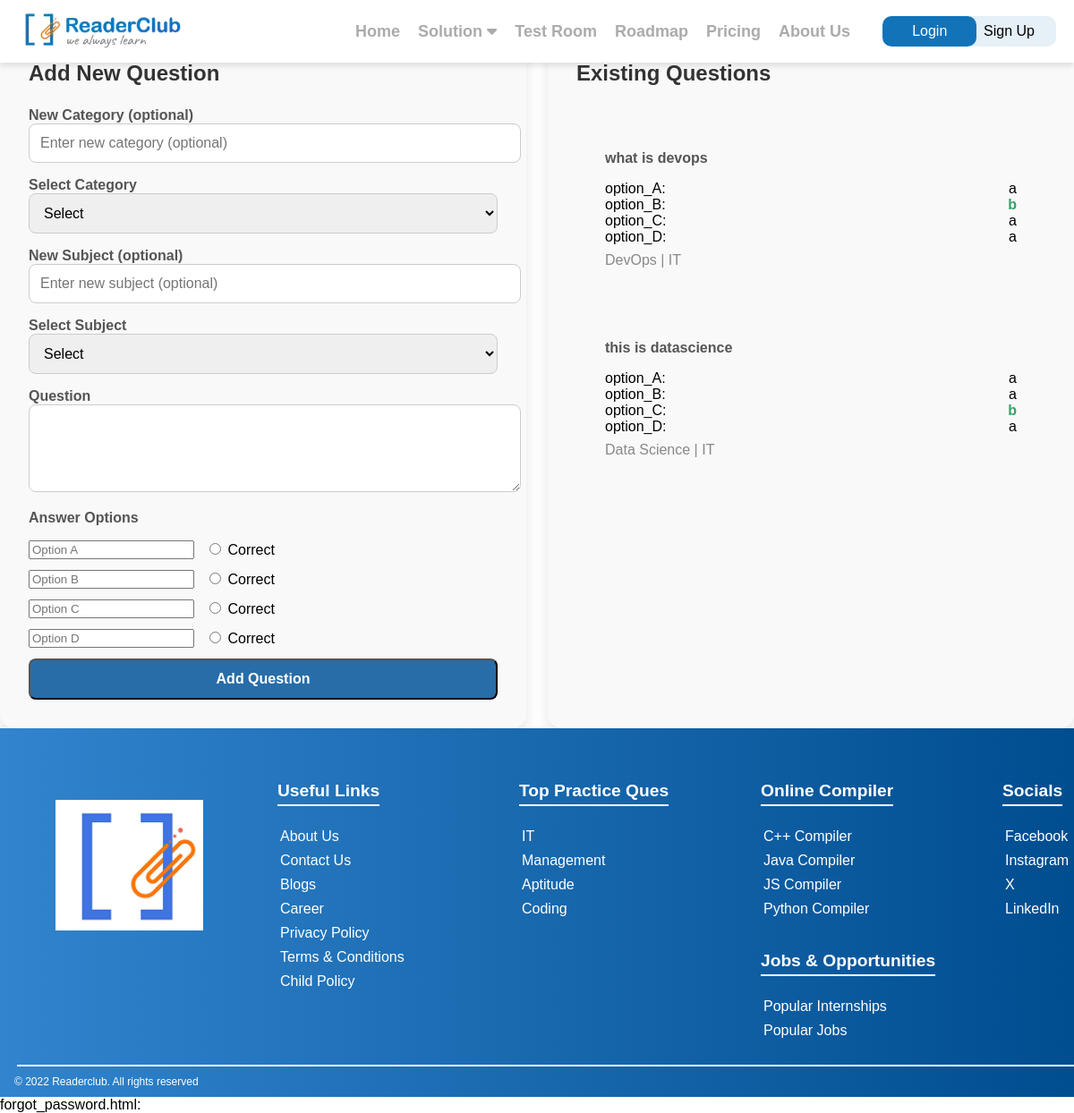
The app's page /examportol/manage/ with its own data.
### examportol/models.py (models this page shows, shortened)
class Question(models.Model):
    question_code = models.CharField(max_length=20, unique=True, blank=True, null=True)
    question_text = models.TextField()
    question_subject = models.ForeignKey(
        Subject, on_delete=models.SET_NULL, null=True, blank=True, related_name='questions'
    )
    answers = models.JSONField(blank=True, null=True)

class Subject(models.Model):
    subject_code = models.CharField(max_length=15, unique=True, blank=True, null=True)
    subject_name = models.CharField(max_length=255)
    subject_category = models.ForeignKey(
        Category, on_delete=models.SET_NULL, null=True, blank=True, related_name='subjects'
    )

class Category(models.Model):
    category_code = models.CharField(max_length=10, unique=True, blank=True, null=True)
    category_name = models.CharField(max_length=255)

### examportol/views.py (the view, shortened to what this page needs)
# urls.py: path('manage/', manage_questions, name='manage_questions'),
def manage_questions(request):
    categories = Category.objects.all()
    subjects = Subject.objects.all()
    questions = Question.objects.select_related('question_subject', 'question_subject__subject_category').all()
    return render(request, 'question_management.html', {
        'categories': categories,
        'subjects': subjects,
        'questions': questions
    })

### oauth/context_processors.py (called while the page is built)
def college_list(request):
    return {'colleges': CollegesDb.objects.all()}

def current_user(request):
    user_id = request.session.get('user_id')
    if user_id:
        try:
            user = UsersDB.objects.get(id=user_id)
            return {'logged_in_user': user}
        except UsersDB.DoesNotExist:
            return {'logged_in_user': None}
    return {'logged_in_user': None}

### examportol/templates/question_management.html (shortened to what this page needs)
{% extends "base.html" %}
{% block content %}
<div class="container two-column">
  <div class="background-white padding-large rounded shadow">
    <h2 class="title">Add New Question</h2>
    <form method="POST" class="spacer">
      <div class="form-group">
          <label class="block label">New Category (optional)</label>
          <input type="text" name="new_category" id="new_category" placeholder="Enter new category (optional)">
      </div>
      <div class="form-group">
          <label class="block label">Select Category</label>
          <select name="category" id="category" onchange="updateSubjectDropdown()">
              <option value="">Select</option>
          </select>
      </div>
      <div class="form-group">
          <label class="block label">New Subject (optional)</label>
          <input type="text" name="new_subject" id="new_subject" placeholder="Enter new subject (optional)">
      </div>
      <div class="form-group">
          <label class="block label">Select Subject</label>
          <select name="subject" id="subject">
              <option value="">Select</option>
          </select>
      </div>
      <div class="form-group">
          <label class="block label">Question</label>
          <textarea name="question_text" rows="4" required></textarea>
      </div>
      <div class="spacer-small">
          <h3 class="label">Answer Options</h3>
          {% for letter in "ABCD" %}
          <div class="answer-option">
              <input type="text" name="option_{{ letter }}" placeholder="Option {{ letter }}">
              <label>
                  <input type="radio" name="correct_answer" value="{{ letter }}" required>
                  Correct
              </label>
          </div>
          {% endfor %}
      </div>
      <button type="submit" class="full-width button">
          Add Question
      </button>
  </form>
  </div>
  <div class="background-white padding-large rounded shadow">
    <h2 class="title">Existing Questions</h2>
    <div class="spacer">
      {% for question in questions %}
      <div class="border border-rounded padding-large">
        <p class="label">{{ question.question_text }}</p>
        <div class="margin-top-small">
          {% for key, value in question.answers.items %}
          <div class="flex-container align-center">
            <span class="width-8">{{ key }}:</span>
            <span class="{% if value.is_correct %}label text-success{% endif %}">{{ value.text }}</span>
          </div>
          {% endfor %}
        </div>
        <div class="margin-top-small text-muted">
          {{ question.question_subject.subject_name }} |
          {{ question.question_subject.subject_category.category_name }}
        </div>
      </div>
      {% endfor %}
    </div>
  </div>
</div>
{% endblock %}

### static/css/base.css (style rules this page uses)
body { font-family: sans-serif; min-height: 100vh; padding-top: 1rem; background-color: #fff; display: flex; flex-direction: column; margin: 0; }

### examportol/templates/question_management.html (style rules this page uses)
.container { display: grid; grid-template-columns: 1fr; gap: 1.5rem; }
@media (min-width: 768px) { .two-column { grid-template-columns: repeat(2, 1fr); } }
.background-white { background-color: #f9f9f9; }
.padding-large { padding: 2rem; }
.rounded { border-radius: 1rem; }
.shadow { box-shadow: 0 10px 15px rgba(0, 0, 0, 0.1); }
.title { font-size: 1.5rem; font-weight: bold; margin-bottom: 1.5rem; color: #333; }
.spacer { margin-top: 1.5rem; }
.block { display: block; }
.label { font-size: 1rem; font-weight: 600; color: #555; }
.margin-top-small { margin-top: 0.5rem; }
.full-width { width: 100%; }
.border-rounded { border-radius: 0.5rem; }
.spacer-small { margin-top: 1rem; }
.flex-container { display: flex; flex-direction: column; }
@media (min-width: 576px) { .flex-container { flex-direction: row; justify-content: space-between; } }
.align-center { align-items: center; }
.width-8 { width: 2rem; }
.text-success { color: #38a169; }
.text-muted { color: #888; }
.button { background-color: #286DA8; color: white; padding-top: 0.75rem; padding-bottom: 0.75rem; padding-left: 1.5rem; padding-right: 1.5rem; border-radius: 0.5rem; font-size: 1rem; font-weight: bold; }
.form-group { margin-bottom: 1rem; }
.form-group input, .form-group textarea, .form-group select { font-size: 1rem; padding: 0.75rem; border-radius: 0.5rem; border: 1px solid #ccc; width: 100%; }
.form-group textarea { resize: vertical; }
.answer-option { display: flex; align-items: center; margin-bottom: 0.75rem; }
.answer-option label { margin-left: 0.75rem; }

### records on screen
Question: question_text "what is devops", answers "option_A" "option_B" "option_C" "option_D", text "a" "b" "a" "a", question_subject.subject_name "DevOps", question_subject.subject_category.category_name "IT"
Question: question_text "this is datascience", answers "option_A" "option_B" "option_C" "option_D", text "a" "a" "b" "a", question_subject.subject_name "Data Science", question_subject.subject_category.category_name "IT"
